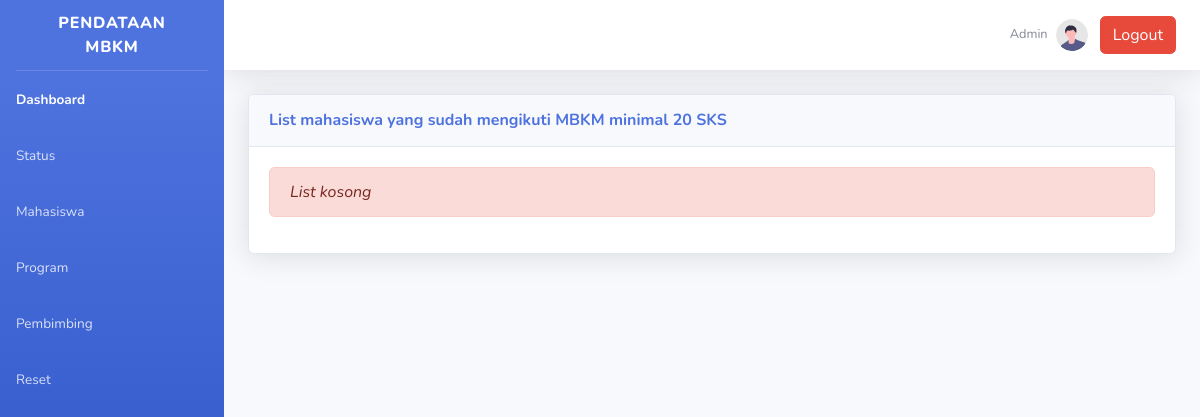
The app's page /admin.php, older data.
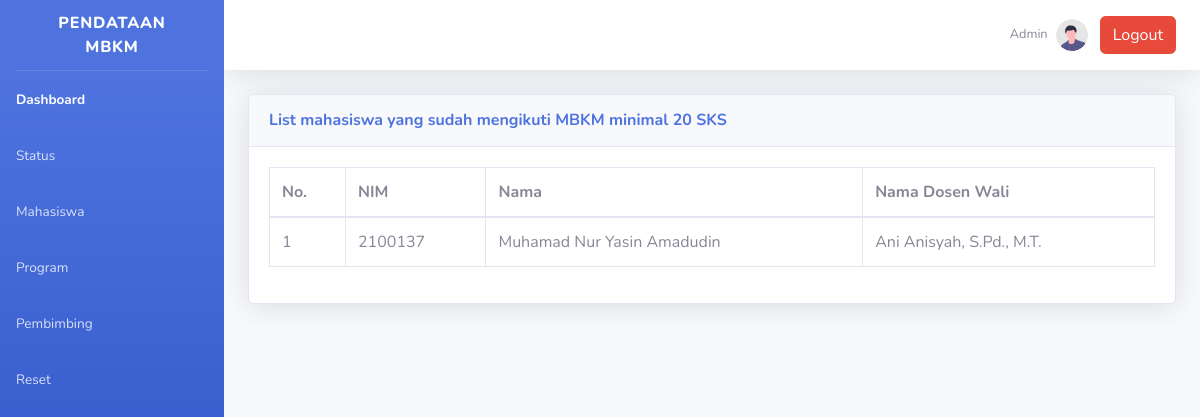
The same page, newer data.
### tables this page shows
CREATE TABLE `tmahasiswa` (
  `nip` varchar(20) NOT NULL,
  `nim` varchar(10) NOT NULL,
  `nama_mahasiswa` varchar(50) NOT NULL,
  `prodi` varchar(50) NOT NULL,
  `email_mahasiswa` varchar(50) NOT NULL,
  `semester_mahasiswa` int(11) NOT NULL,
  `sks_akumulatif` int(11) DEFAULT 0,
  `sks_sisa_konversi` int(11) DEFAULT 0,
  `sks_dalam_univ` int(11) DEFAULT 20,
  `sks_luar_univ` int(11) DEFAULT 40,
  `ipk_mahasiswa` float NOT NULL,
  `status_mahasiswa` varchar(25) DEFAULT 'belum berpartisipasi'
);

CREATE TABLE `tpembimbing` (
  `nip` varchar(20) NOT NULL,
  `nama_pembimbing` varchar(50) NOT NULL,
  `email_pembimbing` varchar(50) NOT NULL
);

### admin.php (the view, shortened to what the changed rows need)
<!DOCTYPE html>
<html lang="en">
<head>
    <link href="vendor/fontawesome-free/css/all.min.css" rel="stylesheet" type="text/css">
    <link href="css/sb-admin-2.min.css" rel="stylesheet">
</head>
<body id="page-top">
    <div id="wrapper">
        <div id="content-wrapper" class="d-flex flex-column">
            <div id="content">
                <div class="container-fluid">
                    <div class="card shadow mb-4">
                        <div class="card-body">
                        <?php
                        require_once "config.php";
                        $sql = "SELECT nim, nama_mahasiswa, nama_pembimbing FROM tmahasiswa as tm left join tpembimbing as tp on tm.nip = tp.nip WHERE sks_akumulatif > 19 group by tm.nim";
                        if($result = mysqli_query($link, $sql)){
                            if(mysqli_num_rows($result) > 0){
                                echo '<div class="table-responsive">';
                                    echo '<table class="table table-bordered" id="dataTable" width="100%" cellspacing="0">';
                                        echo "<thead>";
                                            echo "<tr>";
                                                echo "<th>No.</th>";
                                                echo "<th>NIM</th>";
                                                echo "<th>Nama</th>";
                                                echo "<th>Nama Dosen Wali</th>";
                                            echo "</tr>";
                                        echo "</thead>";
                                        echo "<tbody>";
                                        $num = 1;
                                        while($row = mysqli_fetch_array($result)){
                                            echo "<tr>";
                                                echo "<td>" . $num++ . "</td>";
                                                echo "<td>" . $row['nim'] . "</td>";
                                                echo "<td>" . $row['nama_mahasiswa'] . "</td>";
                                                echo "<td>" . $row['nama_pembimbing'] . "</td>";
                                            echo "</tr>";
                                        }
                                        echo "</tbody>";
                                    echo "</table>";
                                echo '</div>';
                            } else{
                                echo '<div class="alert alert-danger"><em>List kosong</em></div>';
                            }
                        } else{
                            echo "Oops! Something went wrong. Please try again later.";
                        }
                        ?>
                        </div>
                    </div>
                </div>
            </div>
        </div>
    </div>
</body>
</html>

Row changes from the older to the newer data that the page shows:
now on this page (row edited): tmahasiswa: nim "2100137", nama_mahasiswa "Muhamad Nur Yasin Amadudin", nip.nama_pembimbing "Ani Anisyah, S.Pd., M.T."
Text that changed along with them:
text no longer shown: "List kosong"
text now shown: "No. NIM Nama Nama Dosen Wali"
